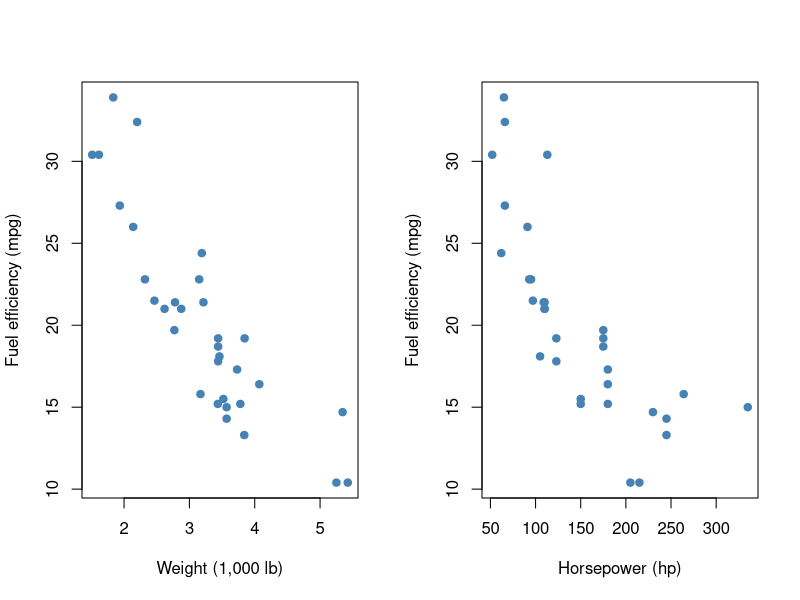
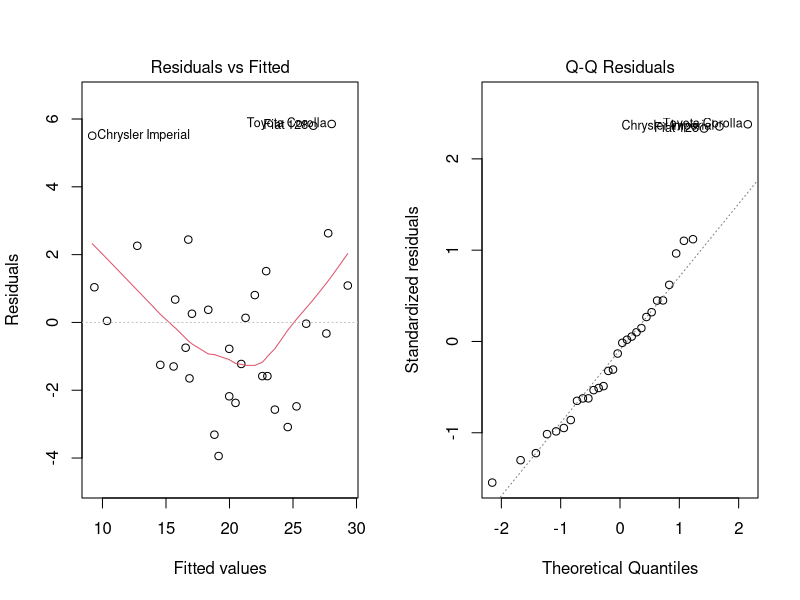

Generate these figures, in order, with R:
## ---- chunk 1
#| label: data-preparation
cars <- mtcars[, c("mpg", "wt", "hp")]
head(cars)
summary(cars)
colSums(is.na(cars))
## ---- chunk 2
#| label: fig-explore
#| fig-cap: "Observed relationships between fuel efficiency and the two predictors."
#| fig-width: 9
#| fig-height: 4
par(mfrow = c(1, 2))
plot(cars$wt, cars$mpg, pch = 19, col = "steelblue",
     xlab = "Weight (1,000 lb)", ylab = "Fuel efficiency (mpg)")
plot(cars$hp, cars$mpg, pch = 19, col = "steelblue",
     xlab = "Horsepower (hp)", ylab = "Fuel efficiency (mpg)")
par(mfrow = c(1, 1))
## ---- chunk 3
#| label: model-fit
model <- lm(mpg ~ wt + hp, data = cars)
summary(model)
## ---- chunk 4
#| label: coefficient-table
coef_table <- as.data.frame(summary(model)$coefficients)
round(coef_table, 4)
## ---- chunk 5
#| label: model-fit-statistics
s <- summary(model)
data.frame(
  R_squared = s$r.squared,
  Adjusted_R_squared = s$adj.r.squared,
  Residual_standard_error = s$sigma,
  F_statistic = unname(s$fstatistic["value"])
)
## ---- chunk 6
#| label: fig-diagnostics
#| fig-cap: "Regression diagnostic plots: residuals versus fitted values and normal Q–Q plot."
#| fig-width: 9
#| fig-height: 4
par(mfrow = c(1, 2))
plot(model, which = 1)
plot(model, which = 2)
par(mfrow = c(1, 1))
## ---- chunk 7
cor(cars$wt, cars$hp)
## ---- chunk 8
#| label: predictions
new_car <- data.frame(wt = 3.0, hp = 150)
predict(model, newdata = new_car, interval = "prediction", level = 0.95)
